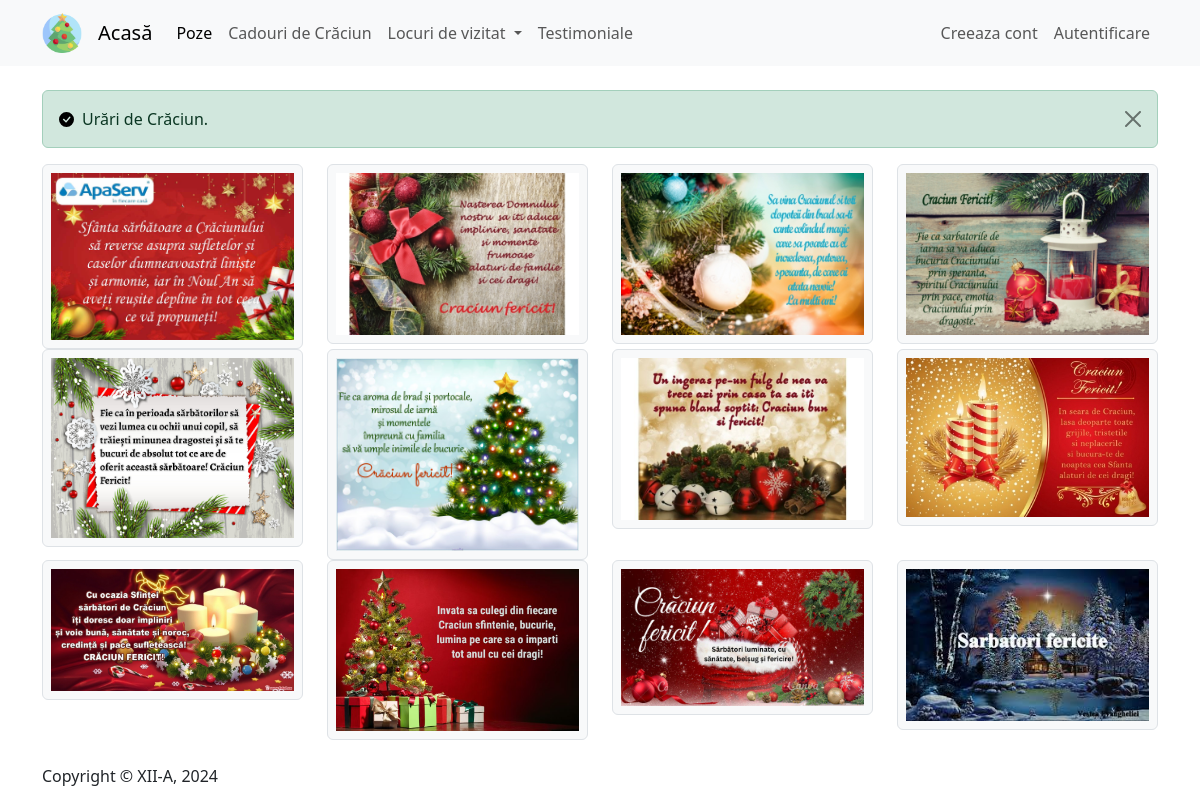
/?pagina=poze, run on the app's committed database.
### tables this page shows
CREATE TABLE `poze` (
  `cod` int(11) NOT NULL,
  `extensie` varchar(5) NOT NULL,
  `cod_utilizator` int(11) NOT NULL
);

### module/modul-functii.php (called while the page is built, shortened)
<?php
    function DeschideConexiuneBD() {
        global $bd_host, $bd_user, $bd_pass, $bd;
        return mysqli_connect($bd_host, $bd_user, $bd_pass, $bd);
    }
    function ListaPoze()
    {
        $conn = DeschideConexiuneBD();
        $sql = "SELECT * FROM poze ORDER BY cod DESC ";
        $stmt = mysqli_prepare($conn, $sql);
        mysqli_stmt_execute($stmt);
        $result = mysqli_stmt_get_result($stmt);
        $results = [];
        if ($result !== false && mysqli_num_rows($result) > 0)
        {
            while ($row = mysqli_fetch_array($result, MYSQLI_ASSOC)) {
                array_push($results, $row);
            }
        }
        return $results;
    }
    function Login()
    {
        if(! isset($_SESSION['user']))
            return false;
        return $_SESSION['user'];
    }
            ?>

### pagini/p-poze.php (the view, shortened to what this page needs)
<div class="alert alert-success d-flex align-items-center alert-dismissible fade show mb-3" role="alert">
    <svg class="bi flex-shrink-0 me-2" style="width: 15px; height: 15px" role="img" aria-label="Success:"><use xlink:href="#check-circle-fill"/></svg>
    <div>
        Urări de Crăciun.
    </div>
    <button type="button" class="btn-close" data-bs-dismiss="alert" aria-label="Close"></button>
</div>
<div class="row">
<?php
    $poze = ListaPoze();
    foreach($poze as $P)
    {
        ?>
        <div class="col-md-3">
            <a href="./?pagina=poze&poza=<?=$P['cod']?>">
                <img src="poze/<?=$P['cod'].".".$P['extensie']?>" class="img-fluid border p-2 rounded bg-body-tertiary">
            </a>
        </div>
        <?php
    }
?>
</div>

### index.php (shortened to what this page needs)
<!-- <?php
    require_once("module/modul-functii.php");
    $pagina = "index";
    if(isset($_GET['pagina']))
    {
        if(ValideazaPagina($_GET['pagina']))
            $pagina = strtolower($_GET['pagina']);
    }
?> -->
<!doctype html>
<html lang="en">
    <head>
        <link href="https://cdn.jsdelivr.net/npm/bootstrap@5.3.0-alpha1/dist/css/bootstrap.min.css" rel="stylesheet">
        <link rel="stylesheet" href="style.css">
    </head>
    <body>
        <nav class="navbar navbar-expand-lg bg-body-tertiary" style="background-color: #D8D9CF;">
            <div class="container">
                <a class="navbar-brand" href="./">
                    <img src="img/icon.png" alt="Christmas icon" width="40" height="40">
                </a>
                <a class="navbar-brand" href="./">Acasă</a>
                <div class="collapse navbar-collapse" id="navbarSupportedContent">
                    <ul class="navbar-nav me-auto mb-2 mb-lg-0">
                        <li class="nav-item">
                            <a class="nav-link active" href="./?pagina=poze">Poze</a>
                        </li>
                        <li class="nav-item">
                            <a class="nav-link" href="./?pagina=cadcraciun">Cadouri de Crăciun</a>
                        </li>
                        <li class="nav-item dropdown">
                            <a class="nav-link dropdown-toggle" href="#" role="button" data-bs-toggle="dropdown" aria-expanded="false">
                                Locuri de vizitat
                            </a>
                        </li>
                        <li class="nav-item">
                            <a class="nav-link" href="./?pagina=testimoniale">Testimoniale</a>
                        </li>
                    </ul>
                    <ul class="navbar-nav ms-auto mb-2 mb-lg-0">
                        <?php
                            if(Login() === false)
                            {
                        ?>
                                <li class="nav-item">
                                    <a class="nav-link" href="./?pagina=register">
                                        Creeaza cont
                                    </a>
                                </li>
                        <?php
                            }
                        ?>
                        <li class="nav-item">
                            <?php
                                if(Login() === false)
                                {
                            ?>
                            <a class="nav-link" href="./?pagina=login">
                                Autentificare
                            </a>
                            <?php
                                }
                                else
                                {
                                    ?>
                                    <a class="nav-link" href="./logout.php">
                                        Logout
                                    </a>
                                    <?php
                                }
                            ?>
                        </li>
                    </ul>
                </div>
            </div>
        </nav>
        <div class="container py-4">
        <?php
            include "pagini/p-{$pagina}.php";
        ?>
        </div>
        <div class="mb-secondary">
            <div class="container">
                Copyright &copy; XII-A, <?=date("Y")?>
            </div>
        </div>
    </body>
</html>

### style.css (style rules this page uses)
.alert { margin-bottom: 0px !important; }

### data on the page
poze: shows a picture
poze: shows a picture
poze: shows a picture
poze: shows a picture
poze: shows a picture
poze: shows a picture
poze: shows a picture
poze: shows a picture
poze: shows a picture
poze: shows a picture
poze: shows a picture
poze: extensie (picture)
